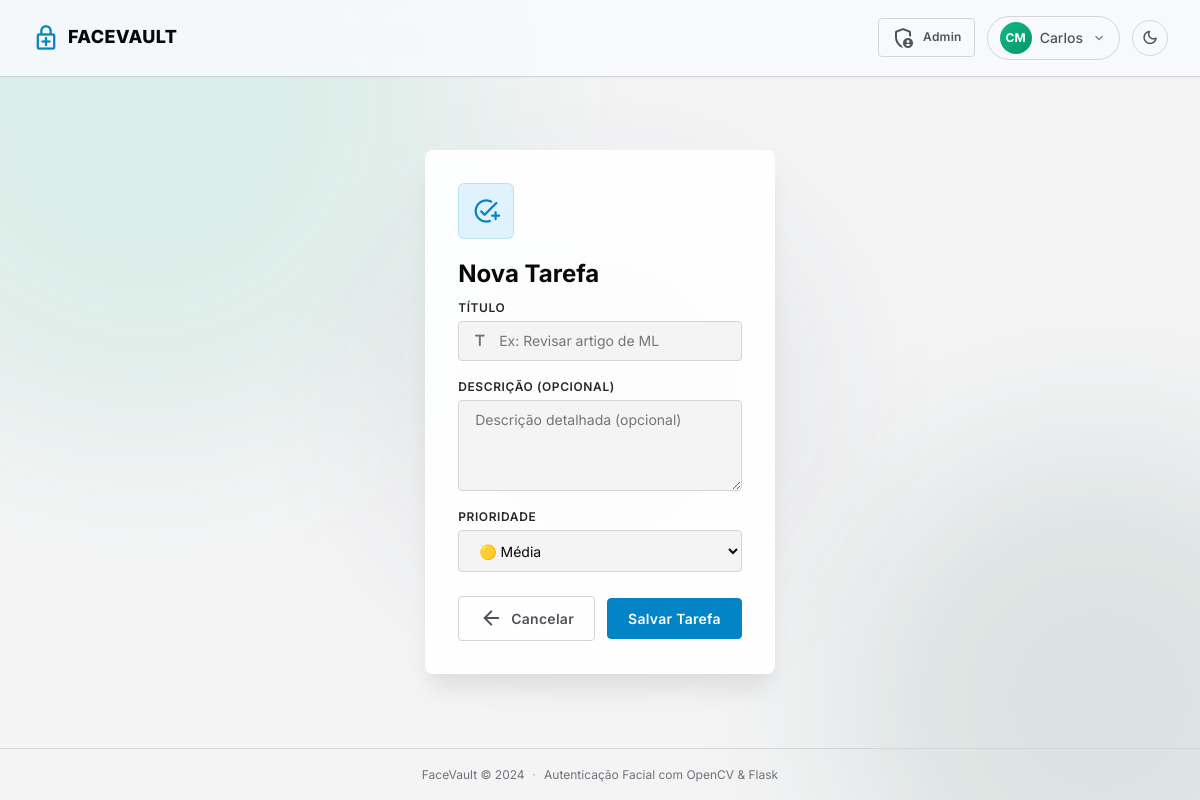
/tasks/add (signed in), run on the app's committed database.
### models.py (models this page shows, shortened)
class User(UserMixin, db.Model):
    id             = db.Column(db.Integer, primary_key=True)
    nome           = db.Column(db.String(150), nullable=False)
    sobrenome      = db.Column(db.String(150), nullable=False)
    email          = db.Column(db.String(150), unique=True, nullable=False)
    cpf            = db.Column(db.String(11), unique=True, nullable=False)
    celular        = db.Column(db.String(15), nullable=False)
    data_nascimento= db.Column(db.Date, nullable=False)
    genero         = db.Column(db.String(20), nullable=False)
    face_image_path= db.Column(db.String(300), nullable=False)
    is_admin       = db.Column(db.Boolean, default=False, nullable=False)
    is_active      = db.Column(db.Boolean, default=True, nullable=False)
    tema           = db.Column(db.String(20), default='vault', nullable=False)
    criado_em      = db.Column(db.DateTime, default=datetime.utcnow, nullable=False)
    atualizado_em  = db.Column(db.DateTime, default=datetime.utcnow,
                               onupdate=datetime.utcnow, nullable=False)
    tasks = db.relationship('Task', backref='owner', lazy=True,
                            cascade='all, delete-orphan')
    @property
    def nome_completo(self):
        return f"{self.nome} {self.sobrenome}"

### routes/tasks.py (the view, shortened to what this page needs)
@tasks_bp.route('/tasks/add', methods=['GET', 'POST'])
@login_required
def add_task():
    form = TaskForm()
    return render_template('create_task.html', form=form, task=None)

### forms.py
class TaskForm(FlaskForm):
    title = StringField('Título', validators=[DataRequired(), Length(max=100)])
    description = TextAreaField('Descrição (opcional)', validators=[Length(max=500)])
    priority = SelectField('Prioridade', choices=[
        ('1', '🟢 Baixa'), ('2', '🟡 Média'), ('3', '🔴 Alta'),
    ], default='2', coerce=int)
    due_date = DateField('Data Limite (opcional)', validators=[Optional()], format='%Y-%m-%d')
    submit = SubmitField('Salvar Tarefa')

### templates/create_task.html (shortened to what this page needs)
{% extends 'base.html' %}
{% block content %}
<div class="auth-wrap auth-wrap--center">
    <div class="auth-card">
        <div class="auth-card__icon-wrap">
            <span class="material-symbols-rounded">
            </span>
        </div>
        <h2 class="auth-card__title">
            {% if task %}Editar Tarefa{% else %}Nova Tarefa{% endif %}
        </h2>
        <form method="POST" novalidate>
            <div class="form-group">
                {{ form.title.label(class='form-label') }}
                <div class="input-row">
                    {{ form.title(class='form-input', placeholder='Ex: Revisar artigo de ML') }}
                </div>
            </div>
            <div class="form-group">
                {{ form.description.label(class='form-label') }}
                {{ form.description(class='form-input form-textarea', placeholder='Descrição detalhada (opcional)', rows=4) }}
            </div>
            <div class="form-group">
                {{ form.priority.label(class='form-label') }}
                {{ form.priority(class='form-input') }}
            </div>
            <div class="form-actions">
                <a href="{{ url_for('tasks.index') }}" class="btn btn--ghost">
                    <span class="material-symbols-rounded">arrow_back</span> Cancelar
                </a>
                {{ form.submit(class='btn btn--primary') }}
            </div>
        </form>
    </div>
</div>
{% endblock %}

### templates/base.html (shortened to what this page needs)
<!DOCTYPE html>
<html lang="pt-BR" id="html-root">
<head>
    <link rel="stylesheet" href="{{ url_for('static', filename='css/style.css') }}">
    {% if current_user.is_authenticated and current_user.tema and current_user.tema != 'vault' %}
    <link rel="stylesheet" href="{{ url_for('static', filename='css/theme-' + current_user.tema + '.css') }}">
    {% endif %}
</head>
<body>
<div class="bg-orbs" aria-hidden="true">
    <div class="bg-orb bg-orb--1"></div>
    <div class="bg-orb bg-orb--2"></div>
</div>
<nav class="navbar">
    <a href="{{ url_for('tasks.index') if current_user.is_authenticated else url_for('auth.login') }}" class="navbar__brand">
        <span class="material-symbols-rounded">enhanced_encryption</span>
        <span>FaceVault</span>
    </a>
    <div class="navbar__right">
        {% if current_user.is_authenticated %}
        {% if current_user.is_admin %}
        <a href="{{ url_for('admin.dashboard') }}" class="btn btn--ghost btn--sm">
            <span class="material-symbols-rounded">admin_panel_settings</span> Admin
        </a>
        {% endif %}
        <div class="profile-menu" id="profile-menu">
            <button class="profile-trigger" onclick="toggleProfileMenu()">
                <div class="avatar">{{ current_user.nome[0] }}{{ current_user.sobrenome[0] }}</div>
                <span class="navbar__name">{{ current_user.nome }}</span>
                <span class="material-symbols-rounded dropdown-arrow">expand_more</span>
            </button>
        </div>
        {% endif %}
        <button class="theme-toggle" id="theme-toggle" title="Alternar tema" onclick="toggleTheme()">
            <span class="material-symbols-rounded" id="theme-icon">dark_mode</span>
        </button>
    </div>
</nav>
<main class="main">
    {% block content %}{% endblock %}
</main>
<footer class="footer">
    <span>FaceVault &copy; 2024</span>
    <span class="footer__sep">·</span>
    <span>Autenticação Facial com OpenCV &amp; Flask</span>
</footer>
</body>
</html>

### static/css/theme-terminal.css (style rules this page uses)
:root { --c-primary: #0284c7; --c-primary-d: #0369a1; --c-primary-l: #e0f2fe; --c-primary-ring: rgba(2,132,199,.22); --c-success: #10b981; --c-success-l: #ecfdf5; --c-danger: #e11d48; --c-danger-l: #fff1f2; --c-warning: #ea580c; --c-warning-l: #fff7ed; --c-info: #3b82f6; --c-info-l: #eff6ff; --c-50: #f4f4f5; --c-100: #e4e4e7; --c-200: #d4d4d8; --c-300: #a1a1aa; --c-400: #71717a; --c-500: #52525b; --c-700: #27272a; --c-900: #09090b; --r-sm: 2px; --r-md: 4px; --r-lg: 6px; --r-xl: 8px; }
.navbar__brand { text-transform: uppercase; letter-spacing: 0.02em; color: var(--c-900); }
.navbar__brand .material-symbols-rounded { color: var(--c-primary); }
.form-label { text-transform: uppercase; letter-spacing: .05em; font-size: var(--fs-xs); }
.btn { letter-spacing: .02em; }

### data on the page
User: nome "C", sobrenome "M", nome "Carlos"
